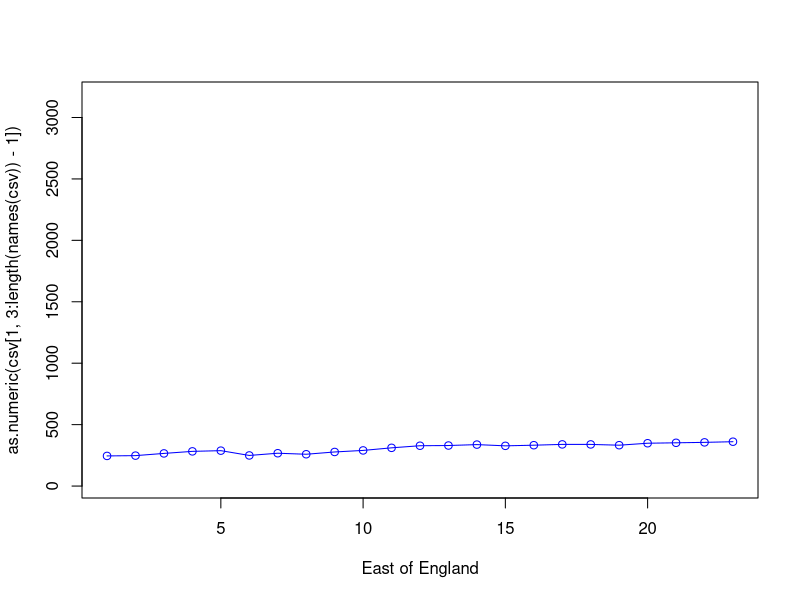

Recreate this plot in R.
# from https://dataportal.orr.gov.uk/displayreport/report/html/8e9af9cb-e146-4dc4-8e1f-20258d577ef3
# get main table and export as csv
# make sure you do not include the 1000s separator commas

csv = read.csv("ne-other.csv", stringsAsFactors=FALSE)
names(csv) = gsub("X", "", names(csv)) # remove X's make.names
csv = Filter(function(x)!all(is.na(x)), csv) # efficient
max.trips = max(as.numeric(sapply(csv[,names(csv)[2:24]], max, na.rm = TRUE)))
min.trips = min(as.numeric(sapply(csv[,names(csv)[2:24]], min, na.rm = TRUE)))


plot(as.numeric(csv[1,3:length(names(csv))-1]), type = "o", col = "blue", 
     ylim = c(min.trips,max.trips), xlab = csv[1,1])